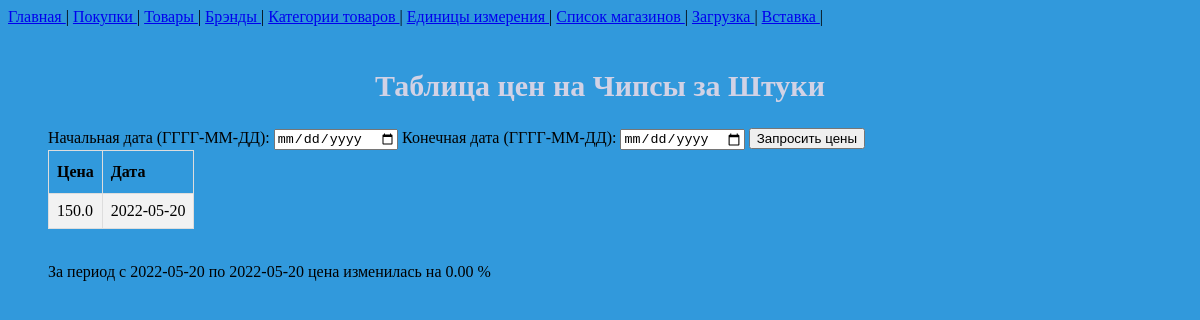
The page /price/list/1 on the database as committed earlier.
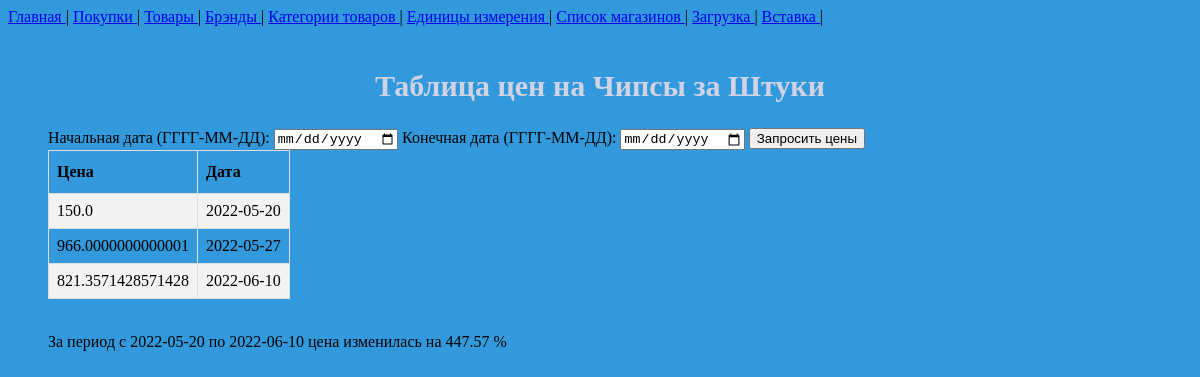
The same page on the database as committed later.
### buy/models.py (models this page shows, shortened)
class Buy(models.Model):
    product = models.ForeignKey(Product, on_delete=models.PROTECT)
    amount = models.FloatField(validators=[MinValueValidator(0), ])
    date = models.DateField()
    unit = models.ForeignKey(Unit, on_delete=models.PROTECT)
    magazine = models.ForeignKey(Magazine, models.PROTECT)
    price = models.FloatField(validators=[MinValueValidator(0), ])
    brand = models.ForeignKey(Brand, models.PROTECT, null=True, blank=True)
    def unit_price(self):
        return self.price / self.amount

class Product(models.Model):
    name = models.CharField(max_length=100)
    category = models.ForeignKey(Category, models.PROTECT, null=True, blank=True)

class Unit(models.Model):
    name = models.CharField(max_length=20)
    name_mini = models.CharField(max_length=5)

### buy/views.py (the view, shortened to what this page needs)
# urls.py: path('price/list/<int:pk>', views.show_list_price, name='list-price'),
def show_list_price(request, pk: int):
    form = GetDatePeriod()
    prices = Buy.objects.filter(Q(product=pk)).order_by('date')
    return render(request, 'buy/list_price.html', {
        'date_start': prices[0].date,
        'date_end': prices[len(prices) - 1].date,
        'delta_price': delta_price(prices),
        'object_list': prices,
        'form': form,
        'pk': pk,
    })

### buy/forms.py
class GetDatePeriod(forms.Form):
    date_start = forms.DateField(label='Начальная дата (ГГГГ-ММ-ДД)', widget=DateInput())
    date_end = forms.DateField(label='Конечная дата (ГГГГ-ММ-ДД)', widget=DateInput())

### buy/libs/utils.py (called while the page is built)
def delta_price(list_buy):
    if len(list_buy) > 0:
        first_value = list_buy[0].unit_price()
        last_value = list_buy[len(list_buy)-1].unit_price()
        delta = (last_value - first_value) / first_value * 100
        return delta
    else:
        return 0

### buy/templates/buy/list_price.html (shortened to what this page needs)
{% extends 'buy/base.html' %}
{% block content %}
    {% include 'includes/navbar.html' %}
    <br>
    <h2>Таблица цен на {{ object_list.0.product.name }} за {{ object_list.0.unit.name }}</h2>
    <ul>
        <form action="{% url 'list-price' pk %}" method="post">
            {{ form }}
            <button type="submit"> Запросить цены </button>
        </form>
        <table>
            <tr>
                <th>Цена</th>
                <th>Дата</th>
            </tr>
                {% for product in object_list %}
                    <tr>
                        <td> {{ product.unit_price }} </td>
                        <td> {{ product.date|date:"Y-m-d" }} </td>
                    </tr>
                {% endfor %}
        </table>
        <br>
        <p> За период с {{ date_start|date:"Y-m-d"}} по {{ date_end|date:"Y-m-d" }} цена изменилась на {{ delta_price|floatformat:2 }} %</p>
    </ul>
{% endblock %}

Rows that differ between the two databases and show on the page:
added Buy: unit_price "966.0000000000001", date "2022-05-27"
added Buy: unit_price "821.3571428571428", date "2022-06-10"
Other text that changed with them:
{{ delta_price|floatformat:2 }}: "0.00" → "447.57"
{{ date_end|date:"Y-m-d" }}: "2022-05-20" → "2022-06-10"
